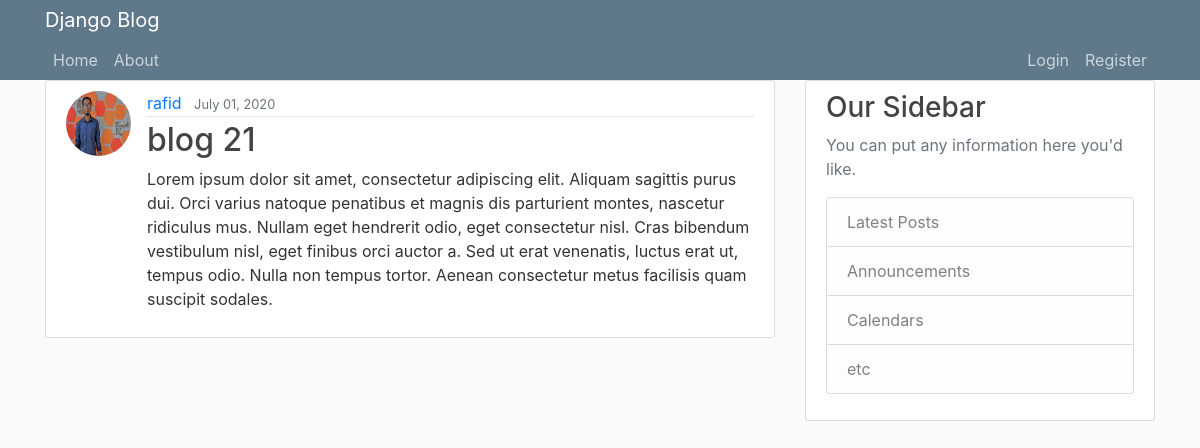
Page /post/24 on the committed database.
### blog/models.py (models this page shows, shortened)
class post(models.Model):
    title = models.CharField(max_length=100)
    content = models.TextField()
    date_posted = models.DateTimeField(default=timezone.now)
    author = models.ForeignKey(User, on_delete=models.CASCADE)

### users/models.py (models this page shows, shortened)
class profile(models.Model):
    user = models.OneToOneField(User, on_delete=models.CASCADE)
    image = models.ImageField(default='default.jpg', upload_to='profile_pics')

### blog/views.py (the view)
# urls.py: path('post/<int:pk>', PostDetailView.as_view(), name='post-detail'),
class PostDetailView(DetailView):
    model = post

### blog/templates/blog/post_detail.html (shortened to what this page needs)
{% extends 'blog/base.html' %}
{% block content %}
    <article class="media content-section">
     <img class="rounded-circle article-img" src="{{ object.author.profile.image.url }}">
      <div class="media-body">
        <div class="article-metadata">
          <a class="mr-2" href="{% url 'user-posts' object.author.username %}">{{ object.author }}</a>
          <small class="text-muted">{{ object.date_posted|date:'F d, Y' }}</small>
        </div>
        <h2 class="article-title">{{ object.title }}</h2>
        <p class="article-content">{{ object.content }}</p>
      </div>
    </article>
{% endblock content%}

### blog/static/blog/main.css (style rules this page uses)
body { background: #fafafa; color: #333333; margin-top: 5rem; }
h1, h2, h3, h4, h5, h6 { color: #444444; }
.content-section { background: #ffffff; padding: 10px 20px; border: 1px solid #dddddd; border-radius: 3px; margin-bottom: 20px; }
.article-title { color: #444444; }
.article-content { white-space: pre-line; }
.article-img { height: 65px; width: 65px; margin-right: 16px; }
.article-metadata { padding-bottom: 1px; margin-bottom: 4px; border-bottom: 1px solid #e3e3e3 }

### rows in the picture
post: author.profile.image (picture), author "rafid", date_posted "July 01, 2020", title "blog 21", content "Lorem ipsum dolor sit amet, consectetur adipiscing elit. Aliquam sagittis purus dui. Orci varius natoque penatibus et magnis dis parturient montes, nascetur ridiculus mus. Nullam eget hendrerit odio, eget consectetur nisl. Cras bibendum vestibulum nisl, eget finibus orci auctor a. Sed ut erat venenatis, luctus erat ut, tempus odio. Nulla non tempus tortor. Aenean consectetur metus facilisis quam suscipit sodales."
